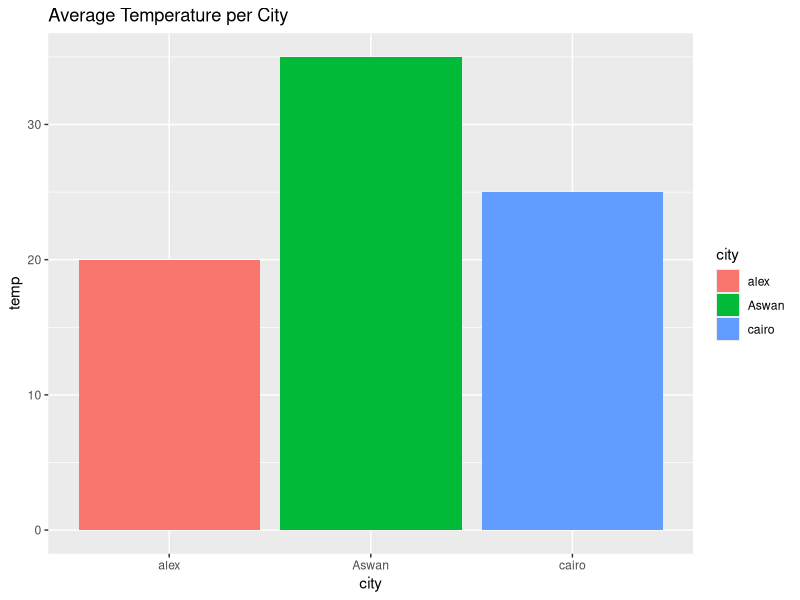

The R source for this figure: (Note: this script raises an error after producing the figure.)
city <- c("cairo","alex","Aswan")
temp <- c(25,20,35)
weather_df <- data.frame(city,temp)
weather_df$humidity <- c(50,70,20)
library(ggplot2)
ggplot(weather_df, aes( x=city, y=temp,fill=city))+geom_bar(stat="identity")+labs(title="Average Temperature per City")
ggplot(weather_df, aes( x=temo, y=humidity,label=city))+geom_point() + geom_text(vjust=-1) + labs(title="Temperature vs Humidity Analysis")

